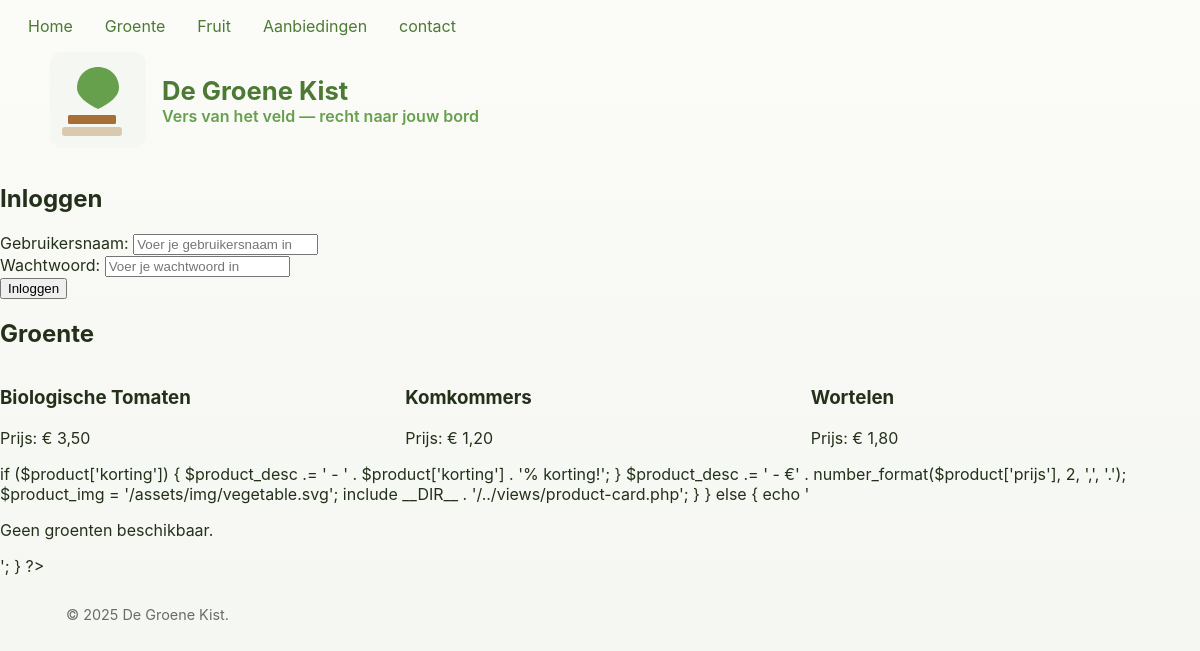
Page /groente on the earlier database version.
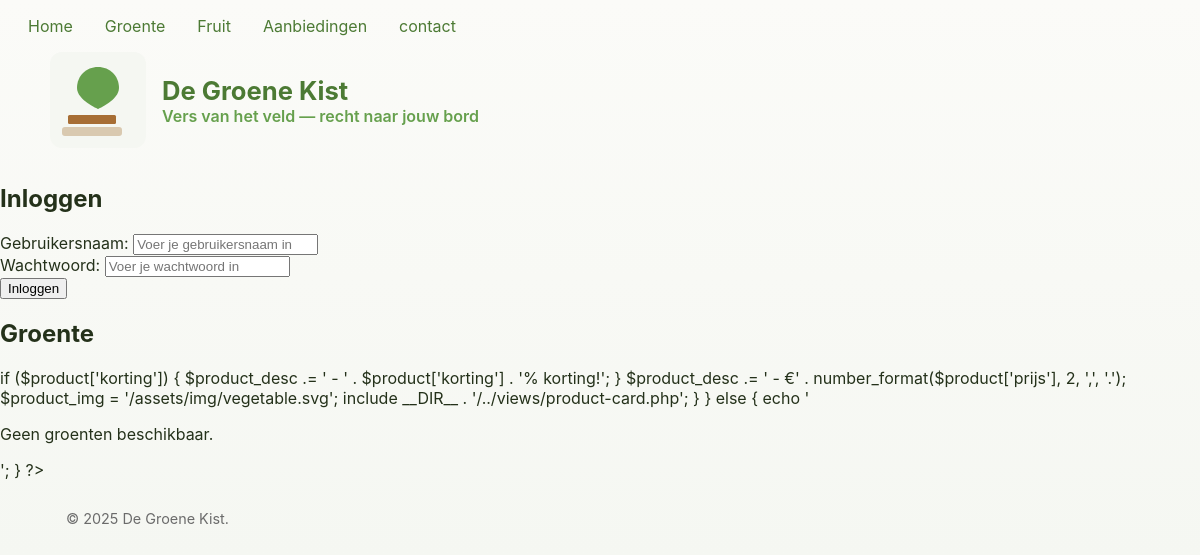
Same page on the later database version.
### tables this page shows
CREATE TABLE IF NOT EXISTS `product` (
  `idproduct` INT NOT NULL AUTO_INCREMENT,
  `naam` VARCHAR(45) NOT NULL,
  `prijs` DECIMAL(10, 2) NOT NULL,  
  PRIMARY KEY (`idproduct`));

### source/dataclasses/Product.php (called while the page is built, shortened)
<?php
class product
{
    public function __construct(int $idproduct, string $naam, float $prijs)
    {
        $this->naam = $naam;
        $this->prijs = $prijs;
    }
    public static function GetAllGroente($connection){
        $products = [];
        $query = "SELECT * FROM product WHERE naam LIKE '%Tomaten%' OR naam LIKE '%Komkommer%' OR naam LIKE '%Sla%' OR naam LIKE '%Wortel%'";
        $result = $connection->query($query);
        while ($row = $result->fetch_assoc()) {
            $products[] = self::FromResultRow($row);
        }
        return $products;
    }
    public static function FromResultRow($row)
    {
        return new product(
            $row['idproduct'],
            $row['naam'],
            $row['prijs']
        );
    }
}

### source/views/Product.php (the view)
<div class="product-item">
    <h3><?php echo ($product->naam); ?></h3>
    <p>Prijs: € <?php echo number_format($product->prijs, 2, ',', '.'); ?></p>
</div>

### public/index.php (shortened to what this page needs)
<?php
    $request_url = explode('/', trim($_SERVER['REQUEST_URI'], '/'));
    $page = !empty($request_url[0]) ? $request_url[0] : 'home';
    if ($page === 'home') {
        $page_file = false;
    } else {
        $page_file = __DIR__ . '/../source/pages/' . $page . '.php';
    }
?>
<!DOCTYPE html>
<html lang="nl">
    <head>
        <link rel="stylesheet" href="/assets/css/style.css">
    </head>
<body class="site">
    <header class="site-header">
        <?php include_once __DIR__ . '/../source/views/header.php'; ?>
    </header>
    <main>
        <section class="login-section">
            <h2>Inloggen</h2>
            <form id="loginForm" onsubmit="handleLoginSubmit(event)">
                <div class="form-group">
                    <label for="username">Gebruikersnaam:</label>
                    <input
                        type="text"
                        id="username"
                        name="username"
                        placeholder="Voer je gebruikersnaam in"
                        required
                    />
                </div>
                <div class="form-group">
                    <label for="password">Wachtwoord:</label>
                    <input
                        type="password"
                        id="password"
                        name="password"
                        placeholder="Voer je wachtwoord in"
                        required
                    />
                </div>
                <button type="submit" class="login-button" id="loginBtn">Inloggen</button>
            </form>
        </section>
        <?php
        if ($page === 'home') {
            include_once __DIR__ . '/../source/views/over_ons.php';
            include_once __DIR__ . '/../source/views/aanbiedingen.php';
        } elseif ($page_file && file_exists($page_file)) {
            include $page_file;
        } else {
            echo '<p>Pagina niet gevonden.</p>';
        }
        ?>
    </main>
    <footer class="site-footer">
        <?php include_once __DIR__ . '/../source/views/footer.php'; ?>
    </footer>
</body>
</html>

### source/views/navigatie.php (shortened to what this page needs)
<navigation class="navigatie">
    <ul>
        <li><a href="/">Home</a></li>
        <li><a href="/groente">Groente</a></li>
        <li><a href="/fruit">Fruit</a></li>
        <li><a href="/aanbiedingen">Aanbiedingen</a></li>
        <li><a href="/contact">contact</a></li>
    </ul>
</navigation>

### source/views/header.php (shortened to what this page needs)
<?php
    include_once __DIR__ . '/navigatie.php';
?>
<div class="hero">
    <div class="logo-wrap">
        <img class="logo" src="/assets/img/logo.svg" width="96" height="96" alt="De Groene Kist - logo">
    </div>
    <div class="hero-text">
        <h1 class="shop-name">De Groene Kist</h1>
        <p class="tagline">Vers van het veld — recht naar jouw bord</p>
    </div>
</div>

### source/pages/groente.php (shortened to what this page needs)
<?php
include_once __DIR__ . '/../dataclasses/Product.php';
?>
<main>
    <section class="content-section">
        <h2>Groente</h2>
        <div class="product-grid">
            <?php
            $products = Product::GetAllGroente($connection);
            foreach ($products as $product): ?>
                <?php include("../source/views/Product.php"); ?>
            <?php endforeach; ?>
        </div>
    </section>
</main>
                if ($product['korting']) {
                    $product_desc .= ' - ' . $product['korting'] . '% korting!';
                }
                $product_desc .= ' - €' . number_format($product['prijs'], 2, ',', '.');
                $product_img = '/assets/img/vegetable.svg';
                include __DIR__ . '/../views/product-card.php';
            }
        } else {
            echo '<p>Geen groenten beschikbaar.</p>';
        }
        ?>

### source/views/footer.php
<footer>
    <p>&copy; 2025 De Groene Kist.</p>
</footer>

### public/assets/css/style.css (style rules this page uses)
:root { --green-1: #66A04D; --green-2: #4C7A34; --brown: #A76E35; --paper: #F5F7F2; --accent: #D9C9B0; --text: #24311A; }
* { box-sizing: border-box }
body.site { font-family: -apple-system, BlinkMacSystemFont, 'Segoe UI', Roboto, 'Helvetica Neue', Arial; color: var(--text); background: linear-gradient(180deg, #fbfbf8 0%, #f5f7f2 100%); margin: 0; }
.site-header { background: transparent; padding: 1rem 1.25rem 0 }
.hero { display: flex; align-items: center; gap: 1rem; max-width: 1100px; margin: 0 auto; padding: 1rem 0 }
.logo-wrap { flex: 0 0 96px }
.logo { display: block }
.logo img, .logo { max-width: 96px; height: auto; display: block; }
.shop-name { margin: 0; font-size: 1.6rem; color: var(--green-2) }
.tagline { margin: 0; color: var(--green-1); font-weight: 600 }
.navigatie ul { list-style: none; margin: 0; padding: 0; display: flex; gap: 1rem }
.navigatie a { color: var(--green-2); text-decoration: none; padding: 0.35rem 0.5rem; border-radius: 4px }
.site-footer { max-width: 1100px; margin: 0 auto; padding: 1rem }
.site-footer footer { font-size: 0.9rem; color: #6b6b6b }
.product-grid { display: grid; grid-template-columns: repeat(auto-fit, minmax(200px, 1fr)); gap: 1rem }

Differences in the rows shown:
removed product: naam "Biologische Tomaten", prijs "3,50"
removed product: naam "Komkommers", prijs "1,20"
removed product: naam "Wortelen", prijs "1,80"
